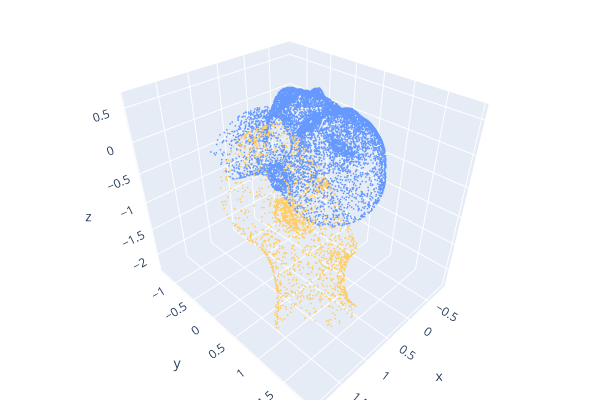

The notebook cell this image was saved under:
### Code cell
# prepare data
neighbor_limits = [38, 36, 36, 38]  # default setting in 3DMatch
data_dict = registration_collate_fn_stack_mode(
    [data_dict], cfg.backbone.num_stages, cfg.backbone.init_voxel_size, cfg.backbone.init_radius, neighbor_limits
)


# prediction
data_dict = to_cuda(data_dict)
output_dict = model(data_dict)
data_dict = release_cuda(data_dict)
output_dict = release_cuda(output_dict)

# get results
ref_points = output_dict["ref_points"]
src_points = output_dict["src_points"]
estimated_transform = output_dict["estimated_transform"]
transform = data_dict["transform"]

# visualization
ref_pcd = make_open3d_point_cloud(ref_points)
ref_pcd.estimate_normals()
ref_pcd.paint_uniform_color(get_color("custom_blue"))
src_pcd = make_open3d_point_cloud(src_points)
src_pcd.estimate_normals()
src_pcd.paint_uniform_color(get_color("custom_yellow"))
o3d.visualization.draw_plotly([ref_pcd, src_pcd])

### Figure 1 — Plotly figure (JSON) as saved in the notebook; plotly's stock layout.template omitted (floating-point values rounded to 4 significant figures; data arrays with more than 128 entries replaced by an {"elided": "..."} marker saying what was removed)
{"data": [{"marker": {"color": {"elided": "10788x3 float values"}, "size": 1}, "mode": "markers", "type": "scatter3d", "x": {"elided": "10788 float values"}, "y": {"elided": "10788 float values"}, "z": {"elided": "10788 float values"}}, {"marker": {"color": {"elided": "2057x3 float values"}, "size": 1}, "mode": "markers", "type": "scatter3d", "x": {"elided": "2057 float values"}, "y": {"elided": "2057 float values"}, "z": {"elided": "2057 float values"}}], "layout": {"height": 400, "margin": {"b": 0, "l": 0, "r": 0, "t": 0}, "scene": {"camera": {"center": {"x": 0, "y": 0, "z": 0}, "up": {"x": 0, "y": 0, "z": 1}}}, "showlegend": false, "width": 600}}
